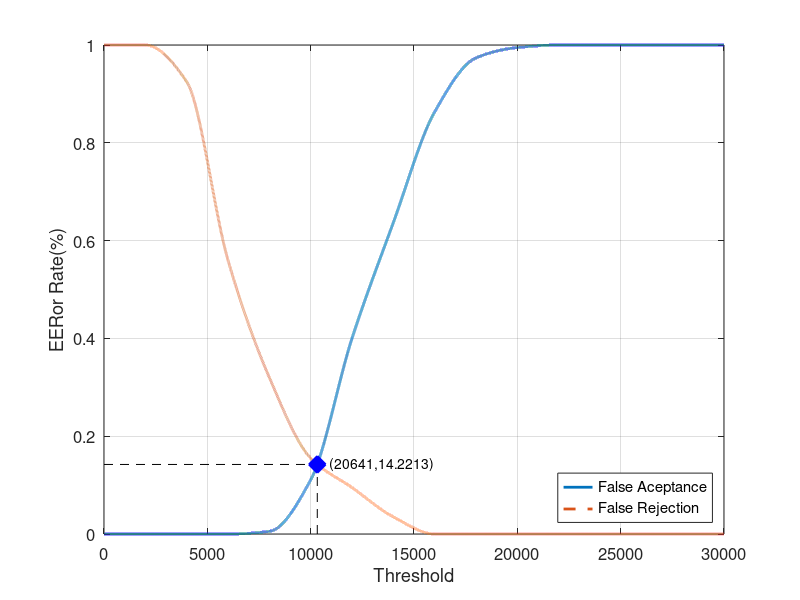
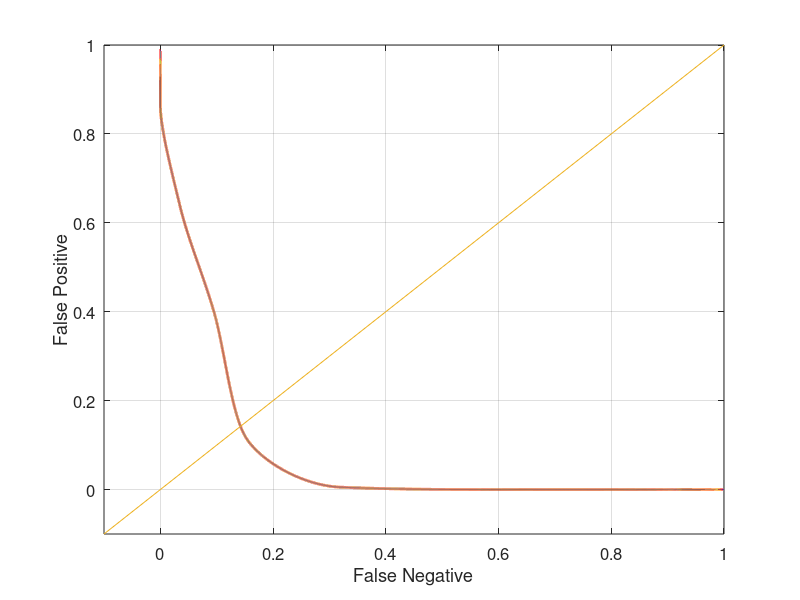

Write the MATLAB code that produced these figures, in order.
close all;
clear;
clc;
x = 0:2000:30000;
xq = 0:0.5:30000;

y0 = [0 0 0 0 0.00526316 0.110526 0.4 0.636842 0.863158 0.973684 0.994737 1 1 1 1 1]
yy0 = interp1(x, y0, xq, 'pchip');
y1 = [1 1 0.925 0.56 0.32 0.155 0.095 0.035 0 0 0 0 0 0 0 0]
yy1 = interp1(x, y1, xq, 'pchip');

% Calculating EER: 
y2 = abs(y0 - y1);
find(y2 == min(y2))
yy2 = abs(yy0 - yy1);
xEER = find(yy2 == min(yy2));
xEERIndex = xq(xEER) % X-axis EER
yEER = yy0(xEER) % Y-axis EER

main = figure
plot(xq, yy0,'-','LineWidth', 2);	hold on
plot(xq, yy1,'--','LineWidth', 2);	hold on
plot([xEERIndex xEERIndex], [0 yEER], 'k--');	hold on
plot([0 xEERIndex], [yEER yEER], 'k--');	hold on
plot(xEERIndex, yEER, 'bx', 'LineWidth', 10);	hold on
text(xEERIndex, yEER,strcat('    (', num2str(xEER), ', ', num2str(yEER * 100), ')'))
legend('False Aceptance', 'False Rejection', 'Location', 'SouthEast')
xlabel('Threshold')
ylabel('EERor Rate(%)')
set(gca, 'FontSize', 12)
axis([0 30000 0 1])
grid on

print(main, 'Database1_1Main', '-dpng');
FNRxFPR = figure('Color', [1 1 1]);
plot(yy1, yy0, '-', yy1, yy0, 'LineWidth', 2);
hold on
y = -0.1:0.1:1
plot(y, y); 
set(gca, 'FontSize', 12)
xlabel('False Negative')
ylabel('False Positive')
axis([-0.1 1 -0.1 1])
set(gca, 'FontSize', 12)
grid on

print(FNRxFPR, 'Database1_1FNRxFPR','-dpng');
